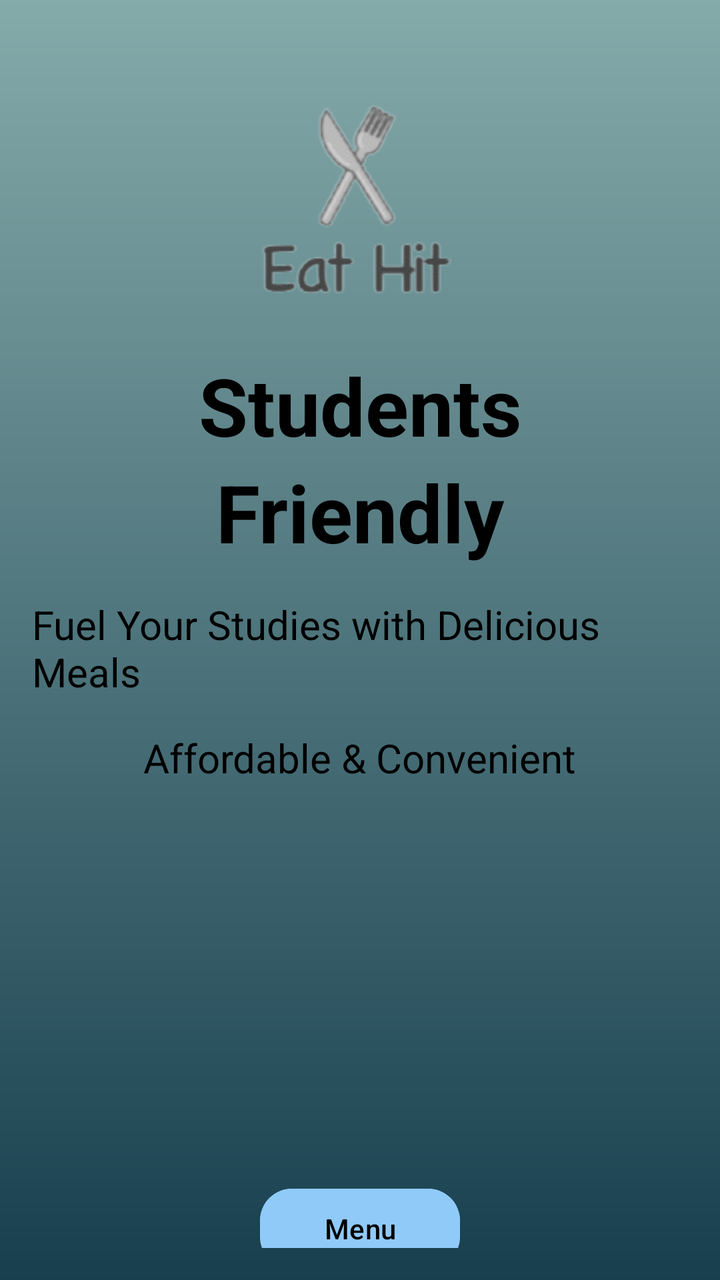
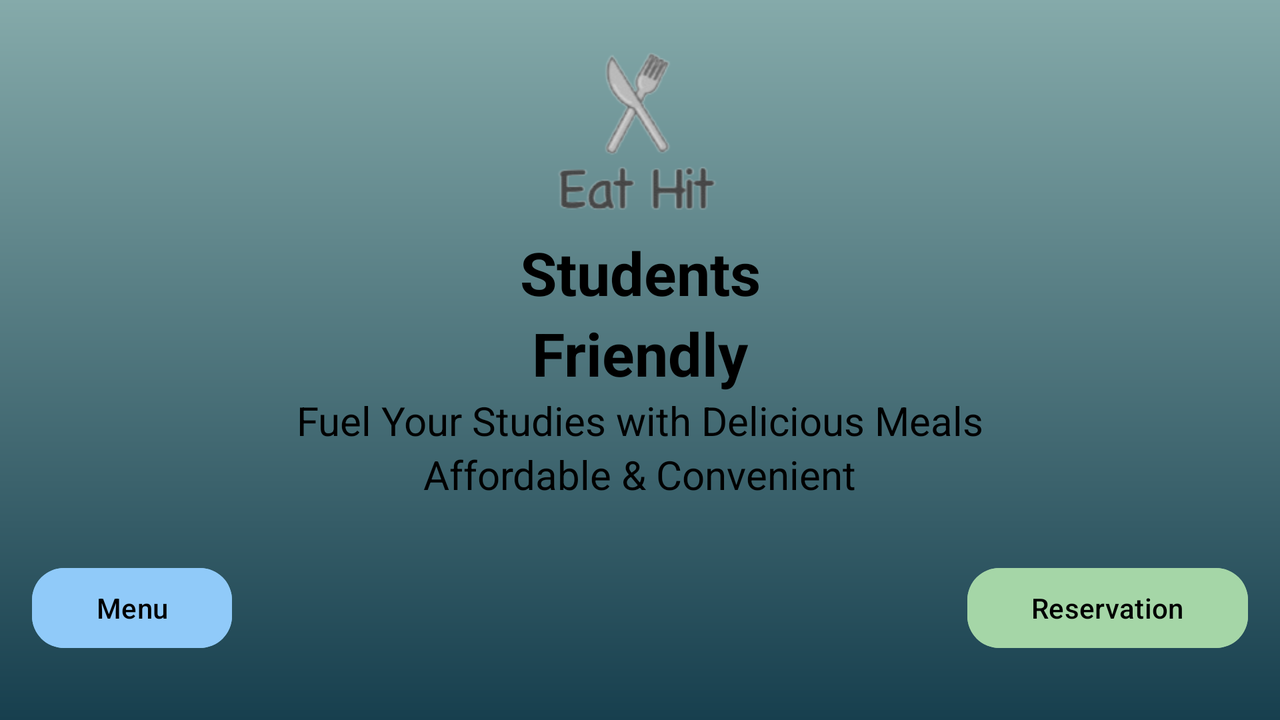

An Android layout and its configuration variant, each rendered on a device that would load it. The default file and the variant file are quoted in full after the pictures.
<!-- AndroidManifest.xml: application theme Theme.EatHit -->
<!-- res/layout/activity_next.xml -->
<androidx.constraintlayout.widget.ConstraintLayout
    xmlns:android="http://schemas.android.com/apk/res/android"
    xmlns:app="http://schemas.android.com/apk/res-auto"
    android:layout_width="match_parent"
    android:layout_height="match_parent"
    android:background="@drawable/background_particles"
    android:padding="16dp">

    
    <ImageView
        android:id="@+id/logo"
        android:layout_width="120dp"
        android:layout_height="120dp"
        android:src="@drawable/logo"
        app:layout_constraintTop_toTopOf="parent"
        app:layout_constraintStart_toStartOf="parent"
        app:layout_constraintEnd_toEndOf="parent"
        android:layout_marginTop="24dp" />

    
    <TextView
        android:id="@+id/studentText"
        android:layout_width="wrap_content"
        android:layout_height="wrap_content"
        android:text="@string/students_text"
        android:textSize="40sp"
        android:textStyle="bold"
        android:textColor="@android:color/black"
        android:layout_marginTop="16dp"
        app:layout_constraintTop_toBottomOf="@id/logo"
        app:layout_constraintStart_toStartOf="parent"
        app:layout_constraintEnd_toEndOf="parent" />

    
    <TextView
        android:id="@+id/friendlyText"
        android:layout_width="wrap_content"
        android:layout_height="wrap_content"
        android:text="@string/friendly_text"
        android:textSize="40sp"
        android:textStyle="bold"
        android:textColor="@android:color/black"
        app:layout_constraintTop_toBottomOf="@id/studentText"
        app:layout_constraintStart_toStartOf="parent"
        app:layout_constraintEnd_toEndOf="parent" />

    
    <TextView
        android:id="@+id/sloganText"
        android:layout_width="wrap_content"
        android:layout_height="wrap_content"
        android:text="@string/fuel_your_studies_with_delicious_meals"
        android:textSize="20sp"
        android:layout_marginTop="16dp"
        android:textColor="@android:color/black"
        app:layout_constraintTop_toBottomOf="@id/friendlyText"
        app:layout_constraintStart_toStartOf="parent"
        app:layout_constraintEnd_toEndOf="parent" />

    
    <TextView
        android:id="@+id/affordableText"
        android:layout_width="wrap_content"
        android:layout_height="wrap_content"
        android:text="@string/affordable_text"
        android:textSize="20sp"
        android:layout_marginTop="16dp"
        android:textColor="@android:color/black"
        app:layout_constraintTop_toBottomOf="@id/sloganText"
        app:layout_constraintStart_toStartOf="parent"
        app:layout_constraintEnd_toEndOf="parent" />

    
    <ImageView
        android:id="@+id/student"
        android:layout_width="150dp"
        android:layout_height="150dp"
        android:src="@drawable/student_pic"
        android:layout_marginTop="24dp"
        app:layout_constraintTop_toBottomOf="@id/affordableText"
        app:layout_constraintStart_toStartOf="parent"
        app:layout_constraintEnd_toEndOf="parent" />

    
    <com.google.android.material.button.MaterialButton
        android:id="@+id/menuButton"
        android:layout_width="wrap_content"
        android:layout_height="wrap_content"
        android:layout_marginTop="24dp"
        android:paddingStart="32dp"
        android:paddingEnd="32dp"
        android:text="@string/menu_button"
        android:textColor="@android:color/black"
        android:backgroundTint="@color/primary"
        app:cornerRadius="16dp"
        app:layout_constraintTop_toBottomOf="@id/student"
        app:layout_constraintStart_toStartOf="parent"
        app:layout_constraintEnd_toEndOf="parent" />

    
    <com.google.android.material.button.MaterialButton
        android:id="@+id/reservationButton"
        android:layout_width="wrap_content"
        android:layout_height="wrap_content"
        android:layout_marginTop="16dp"
        android:paddingStart="32dp"
        android:paddingEnd="32dp"
        android:text="@string/reservation_button"
        android:textColor="@android:color/black"
        android:backgroundTint="@color/secondary"
        app:cornerRadius="16dp"
        app:layout_constraintTop_toBottomOf="@id/menuButton"
        app:layout_constraintStart_toStartOf="parent"
        app:layout_constraintEnd_toEndOf="parent" />

</androidx.constraintlayout.widget.ConstraintLayout>
<!-- resources referenced by this layout -->
<resources>
  <color name="primary">#90CAF9</color>
  <color name="secondary">#A5D6A7</color>
  <!-- drawable background_particles (drawable) -->
  <layer-list xmlns:android="http://schemas.android.com/apk/res/android">
      <item>
          <shape android:shape="rectangle">
              <gradient
                  android:startColor="@color/backgroundGradientStart"
                  android:endColor="@color/backgroundGradientEnd"
                  android:angle="120" />
          </shape>
      </item>
  </layer-list>
  <!-- drawable logo: png bitmap (drawable, 13508 bytes) -->
  <string name="affordable_text">Affordable &amp; Convenient</string>
  <string name="friendly_text">Friendly</string>
  <string name="fuel_your_studies_with_delicious_meals">Fuel Your Studies with Delicious Meals</string>
  <string name="menu_button">Menu</string>
  <string name="reservation_button">Reservation</string>
  <string name="students_text">Students</string>
  <style name="Theme.EatHit" parent="Base.Theme.EatHit" />
  <color name="backgroundGradientStart">#85AAAA</color>
  <color name="backgroundGradientEnd">#173F4E</color>
  <style name="Base.Theme.EatHit" parent="Theme.Material3.DayNight.NoActionBar">
          
          
      </style>
</resources>
<!-- res/layout-land/activity_next.xml (the repository's variant of the layout above) -->
<!-- drawn on the phone turned sideways -->
<androidx.constraintlayout.widget.ConstraintLayout
    xmlns:android="http://schemas.android.com/apk/res/android"
    xmlns:app="http://schemas.android.com/apk/res-auto"
    android:layout_width="match_parent"
    android:layout_height="match_parent"
    android:background="@drawable/background_particles"
    android:padding="16dp">

    <ImageView
        android:id="@+id/logo"
        android:layout_width="100dp"
        android:layout_height="100dp"
        android:src="@drawable/logo"
        app:layout_constraintTop_toTopOf="parent"
        app:layout_constraintStart_toStartOf="parent"
        app:layout_constraintEnd_toEndOf="parent"
        app:layout_constraintVertical_bias="0.1" />

    <TextView
        android:id="@+id/studentText"
        android:layout_width="wrap_content"
        android:layout_height="wrap_content"
        android:text="@string/students_text"
        android:textSize="30sp"
        android:textStyle="bold"
        android:textColor="@android:color/black"
        app:layout_constraintTop_toBottomOf="@id/logo"
        app:layout_constraintStart_toStartOf="parent"
        app:layout_constraintEnd_toEndOf="parent"
        app:layout_constraintVertical_bias="0.0" />

    <TextView
        android:id="@+id/friendlyText"
        android:layout_width="wrap_content"
        android:layout_height="wrap_content"
        android:text="@string/friendly_text"
        android:textSize="30sp"
        android:textStyle="bold"
        android:textColor="@android:color/black"
        app:layout_constraintTop_toBottomOf="@id/studentText"
        app:layout_constraintStart_toStartOf="parent"
        app:layout_constraintEnd_toEndOf="parent"
        app:layout_constraintVertical_bias="0.1" />

    <TextView
        android:id="@+id/sloganText"
        android:layout_width="wrap_content"
        android:layout_height="wrap_content"
        android:text="@string/fuel_your_studies_with_delicious_meals"
        android:textSize="20sp"
        android:textColor="@android:color/black"
        app:layout_constraintTop_toBottomOf="@id/friendlyText"
        app:layout_constraintStart_toStartOf="parent"
        app:layout_constraintEnd_toEndOf="parent"
        app:layout_constraintVertical_bias="0.05" />

    <TextView
        android:id="@+id/affordableText"
        android:layout_width="wrap_content"
        android:layout_height="wrap_content"
        android:text="@string/affordable_text"
        android:textSize="20sp"
        android:textColor="@android:color/black"
        app:layout_constraintTop_toBottomOf="@id/sloganText"
        app:layout_constraintStart_toStartOf="parent"
        app:layout_constraintEnd_toEndOf="parent"
        app:layout_constraintVertical_bias="0.05" />

    <ImageView
        android:id="@+id/student"
        android:layout_width="150dp"
        android:layout_height="150dp"
        android:src="@drawable/student_pic"
        app:layout_constraintTop_toBottomOf="@id/affordableText"
        app:layout_constraintStart_toStartOf="parent"
        app:layout_constraintEnd_toEndOf="parent"
        app:layout_constraintVertical_bias="0.2" />

    <com.google.android.material.button.MaterialButton
        android:id="@+id/menuButton"
        android:layout_width="wrap_content"
        android:layout_height="wrap_content"
        android:layout_marginBottom="16dp"
        android:paddingStart="32dp"
        android:paddingEnd="32dp"
        android:text="@string/menu_button"
        android:textColor="@android:color/black"
        android:backgroundTint="@color/primary"
        app:cornerRadius="16dp"
        app:layout_constraintBottom_toBottomOf="parent"
        app:layout_constraintStart_toStartOf="parent" />

    <com.google.android.material.button.MaterialButton
        android:id="@+id/reservationButton"
        android:layout_width="wrap_content"
        android:layout_height="wrap_content"
        android:layout_marginBottom="16dp"
        android:paddingStart="32dp"
        android:paddingEnd="32dp"
        android:text="@string/reservation_button"
        android:textColor="@android:color/black"
        android:backgroundTint="@color/secondary"
        app:cornerRadius="16dp"
        app:layout_constraintBottom_toBottomOf="parent"
        app:layout_constraintEnd_toEndOf="parent" />
</androidx.constraintlayout.widget.ConstraintLayout>
